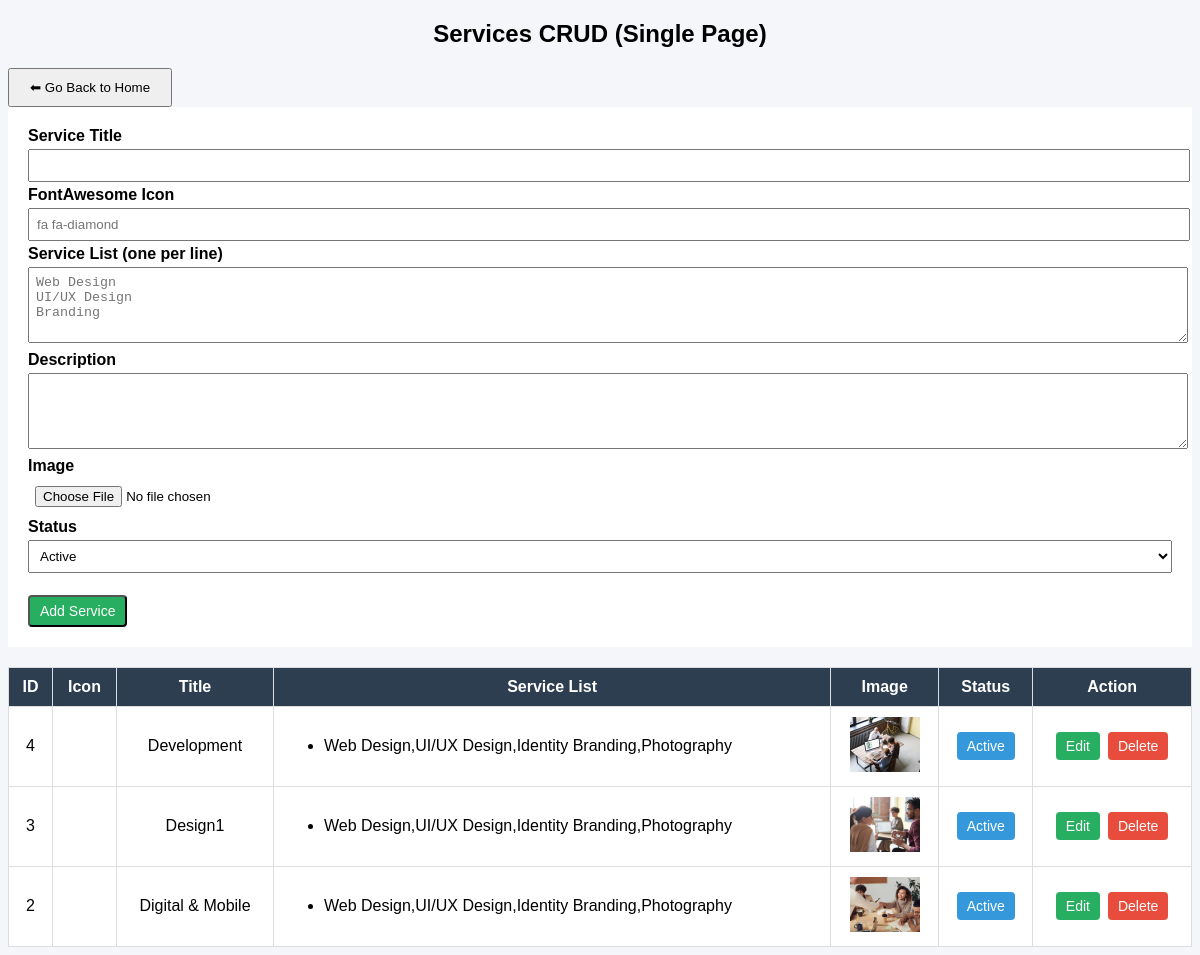
Page /manage_servises.php on the committed database.
### tables this page shows
CREATE TABLE `services` (
  `id` int(11) NOT NULL,
  `title` varchar(100) DEFAULT NULL,
  `short_desc` varchar(255) DEFAULT NULL,
  `image` varchar(255) DEFAULT NULL,
  `icon` varchar(50) DEFAULT NULL,
  `service_list` text DEFAULT NULL,
  `status` tinyint(1) DEFAULT 1
);

### manage_servises.php (the view, shortened to what this page needs)
<?php
include("conn.php");
$editData = null;
?>
<!DOCTYPE html>
<html>
<head>
<link rel="stylesheet"
 href="https://cdnjs.cloudflare.com/ajax/libs/font-awesome/4.7.0/css/font-awesome.min.css">
</head>
<body>
<h2 align="center">Services CRUD (Single Page)</h2>
<a href="admin_dashboard.php">
    <button type="button" style="padding:10px 20px; cursor:pointer;">
        ⬅ Go Back to Home
    </button>
</a>
<div class="form-box">
<form method="post" enctype="multipart/form-data">
<b>Service Title</b>
<input type="text" name="title" required
 value="<?php echo $editData['title'] ?? ''; ?>">
<b>FontAwesome Icon</b>
<input type="text" name="icon" placeholder="fa fa-diamond"
 value="<?php echo $editData['icon'] ?? ''; ?>">
<b>Service List (one per line)</b>
<textarea name="service_list" rows="4"
 placeholder="Web Design&#10;UI/UX Design&#10;Branding"><?php
 echo $editData['service_list'] ?? ''; ?></textarea>
<b>Description</b>
<textarea name="description" rows="4"><?php
 echo $editData['short_desc'] ?? ''; ?></textarea>
<b>Image</b>
<input type="file" name="image">
<b>Status</b>
<select name="status">
    <option value="1" <?php if(($editData['status'] ?? 1)==1) echo "selected"; ?>>Active</option>
</select>
<br><br>
<button class="btn edit" type="submit" name="save">
<?php echo $editData ? "Update Service" : "Add Service"; ?>
</button>
</form>
</div>
<table>
<tr>
    <th>ID</th>
    <th>Icon</th>
    <th>Title</th>
    <th>Service List</th>
    <th>Image</th>
    <th>Status</th>
    <th>Action</th>
</tr>
<?php
$result = mysqli_query($conn,"SELECT * FROM services ORDER BY id DESC");
while($row = mysqli_fetch_assoc($result)){
?>
<tr>
    <td><?php echo $row['id']; ?></td>
    <td><i class="<?php echo $row['icon']; ?>"></i></td>
    <td><?php echo $row['title']; ?></td>
    <td style="text-align:left">
        <ul>
        <?php
        $items = explode("\n",$row['service_list']);
        foreach($items as $li){
            echo "<li>$li</li>";
        }
        ?>
        </ul>
    </td>
    <td>
        <?php if($row['image']){ ?>
        <img src="assets/images/<?php echo $row['image']; ?>">
        <?php } ?>
    </td>
    <td>
        <a href="?status=<?php echo $row['id']; ?>"
           class="btn <?php echo $row['status']?'status-on':'status-off'; ?>">
           <?php echo $row['status']?'Active':'Deactive'; ?>
        </a>
    </td>
    <td>
        <div class="action-box">
            <a href="?edit=<?php echo $row['id']; ?>" class="btn edit">Edit</a>
            <a href="?delete=<?php echo $row['id']; ?>" class="btn delete"
               onclick="return confirm('Delete this service?')">Delete</a>
        </div>
    </td>
</tr>
<?php } ?>
</table>
</body>
</html>

### manage_servises.php (style rules this page uses)
body { font-family:Arial;background:#f4f6f9 }
table { width:100%;border-collapse:collapse;background:#fff }
th,td { border:1px solid #ddd;padding:10px;text-align:center }
th { background:#2c3e50;color:#fff }
img { width:70px;height:55px;object-fit:cover }
input,textarea,select { width:100%;padding:7px;margin:4px 0 }
.form-box { background:#fff;padding:20px;margin-bottom:20px }
.btn { padding:6px 10px;color:#fff;text-decoration:none;border-radius:4px;font-size:14px }
.edit { background:#27ae60 }
.delete { background:#e74c3c }
.status-on { background:#3498db }
.action-box { display:flex;gap:8px;justify-content:center }

### rows in the picture
services: id "4", title "Development", service_list "Web Design,UI/UX Design,Identity Branding,Photography", image (picture), status "Active"
services: id "3", title "Design1", service_list "Web Design,UI/UX Design,Identity Branding,Photography", image (picture), status "Active"
services: id "2", title "Digital & Mobile", service_list "Web Design,UI/UX Design,Identity Branding,Photography", image (picture), status "Active"
